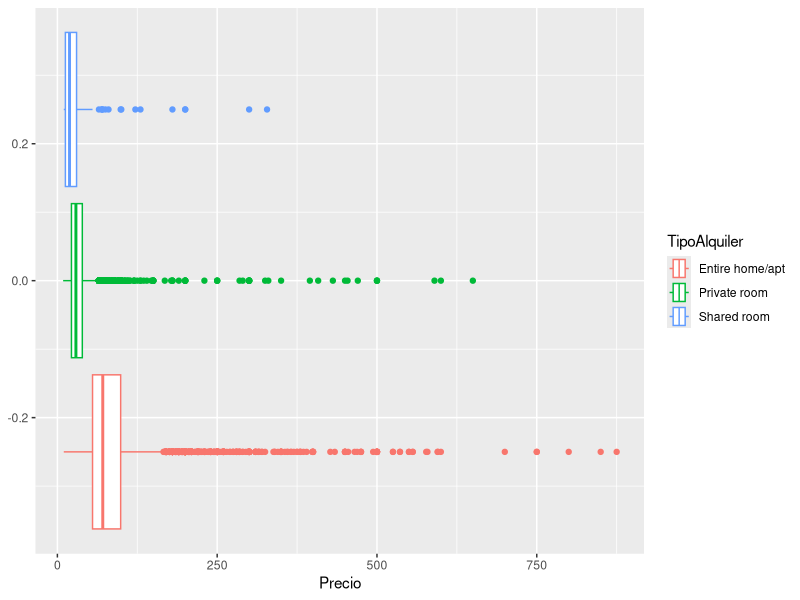
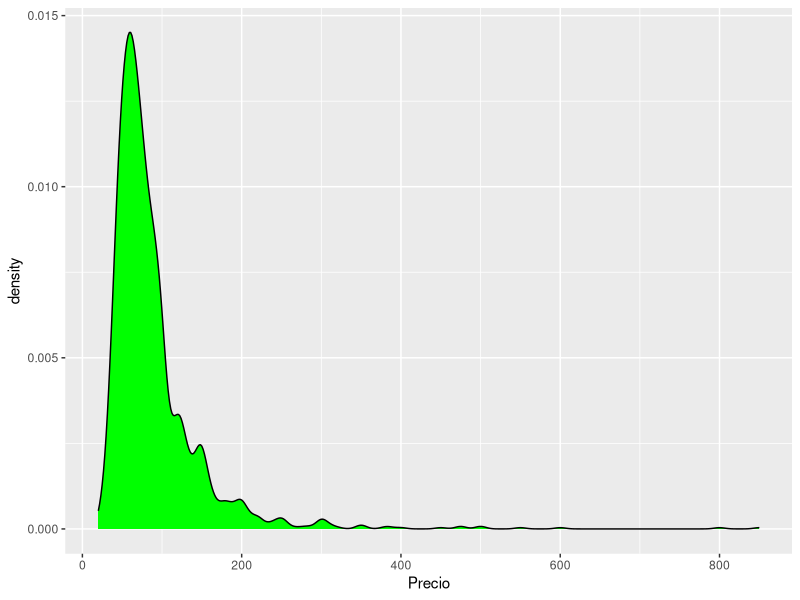
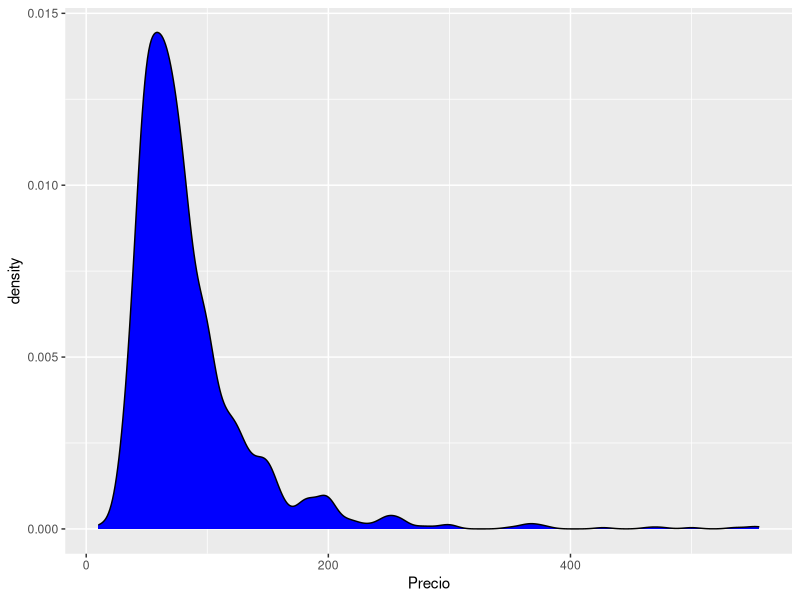
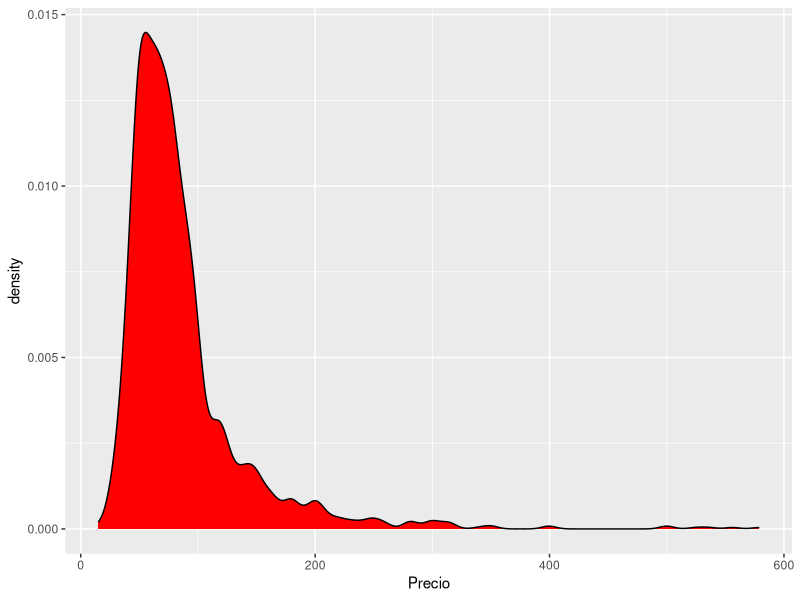
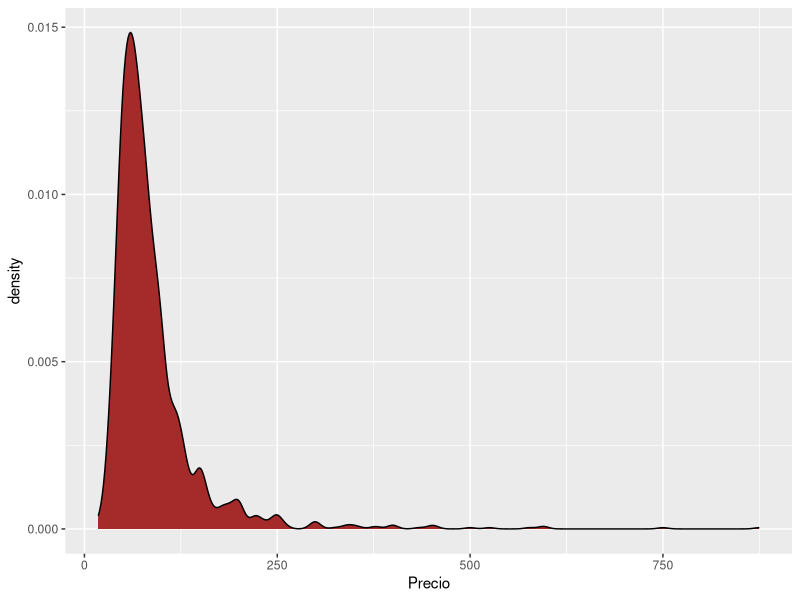
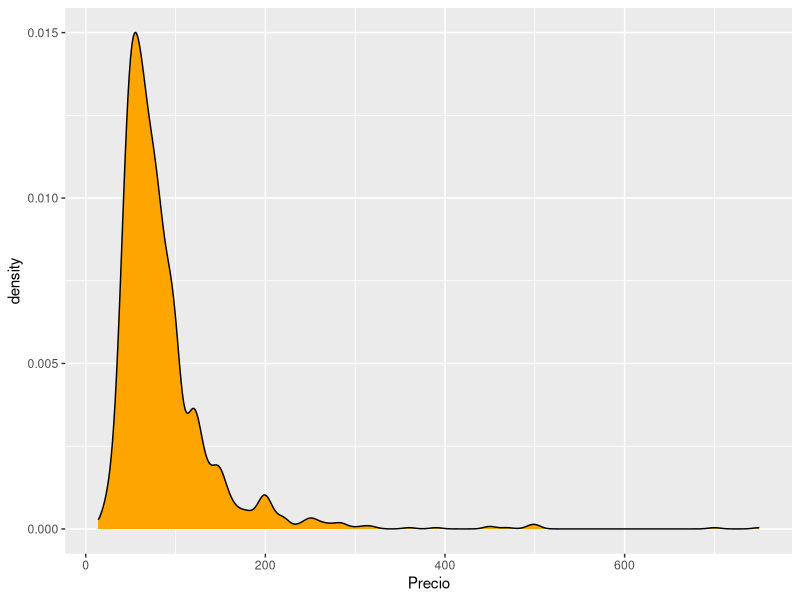
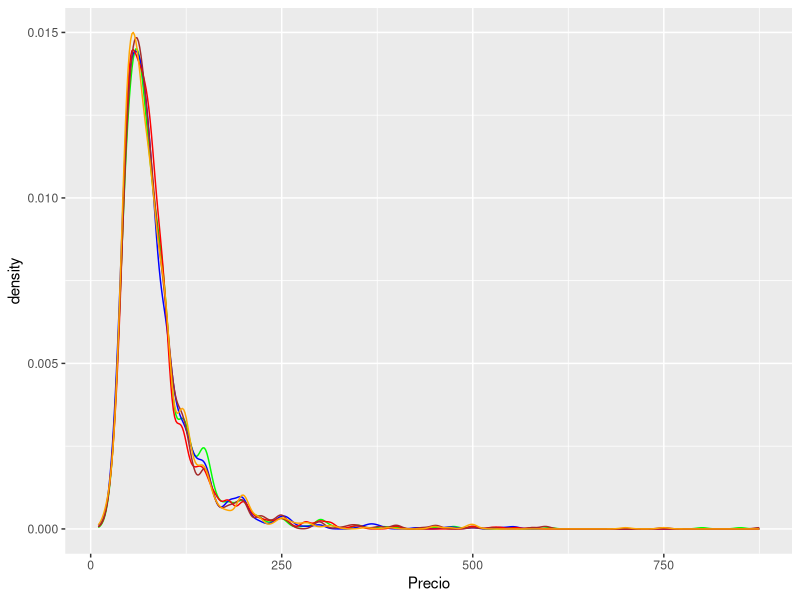
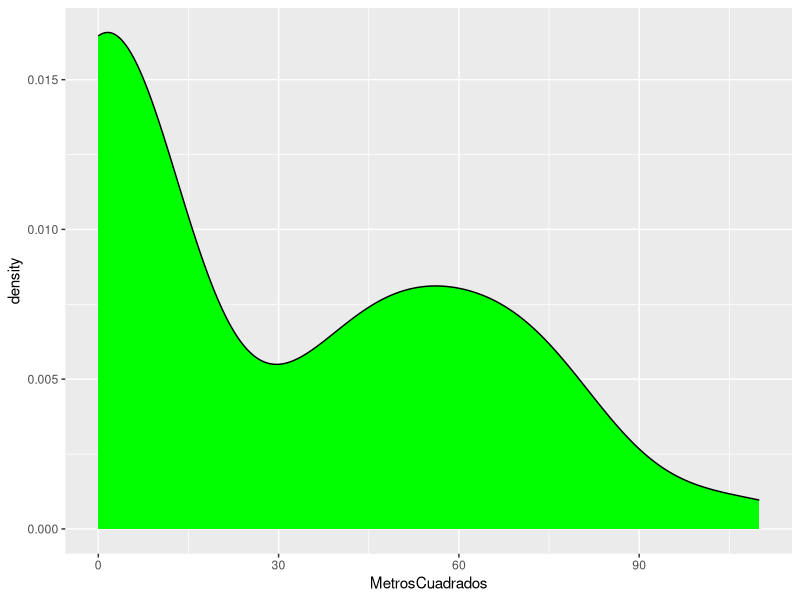

Generate these figures, in order, with R:
## ---- chunk 1
library(ggplot2)
library(dplyr)
## ---- chunk 2
airbnb<-read.csv('airbnb.csv',sep = ',', stringsAsFactors = T)
## ---- chunk 3
airbnb[1:6,]
## ---- chunk 4
newnames<-c("CodigoPostal","Barrio","TipoPropiedad","TipoAlquiler","MaxOcupantes","NumBanyos",
"NumDormitorios","NumCamas","TipoCama","Comodidades","PiesCuadrados","Precio","Puntuacion")
colnames(airbnb) <- newnames
airbnb
## ---- chunk 5
airbnb$MetrosCuadrados <- airbnb$PiesCuadrados * 0.092903
## ---- chunk 6
airbnb$CodigoPostal[airbnb$CodigoPostal %in% c('-','28','')] <- NA
airbnb$CodigoPostal[!grepl("^28", airbnb$CodigoPostal)] <- NA
airbnb$CodigoPostal[airbnb$CodigoPostal == '28002\n28002'] <- '28002'
airbnb$CodigoPostal[airbnb$CodigoPostal == '28051\n28051'] <- '28051'
airbnb$CodigoPostal[airbnb$CodigoPostal == 'Madrid 28004'] <- '28004'
airbnb$CodigoPostal[airbnb$CodigoPostal == '2804'] <- '28004'
airbnb$CodigoPostal[airbnb$CodigoPostal == '2805'] <- '28005'
airbnb$CodigoPostal[airbnb$CodigoPostal == '2815'] <- '28015'
airbnb$CodigoPostal[airbnb$CodigoPostal == '280013'] <- '28013'
droplevels(airbnb$CodigoPostal) -> airbnb$CodigoPostal
## ---- chunk 7
unique(airbnb$CodigoPostal)
## ---- chunk 8
head(sort(table(airbnb$CodigoPostal), decreasing = TRUE), 5)
## ---- chunk 9
head(sort(table(airbnb$CodigoPostal), decreasing = FALSE), 5)
## ---- chunk 10
unique(airbnb$Barrio[airbnb$CodigoPostal == 28012])

## ---- chunk 11
entradas_por_barrio <- table(airbnb$Barrio[airbnb$CodigoPostal == "28012"])
print(entradas_por_barrio[entradas_por_barrio != 0])
## ---- chunk 12
print('Numero total de barrios:')
length(unique(levels(airbnb$Barrio)))
print('Listado de barrios')
unique(levels(airbnb$Barrio))
## ---- chunk 13
head(sort(table(airbnb$Barrio), decreasing = TRUE),5)
## ---- chunk 14
print('Numero total de tipos de alquiler:')
length(unique(levels(airbnb$TipoAlquiler)))
print('y son...')
unique(levels(airbnb$TipoAlquiler))
print('y el numero por tipo de alquiler es...')
table(airbnb$TipoAlquiler)
## ---- chunk 15
ggplot(data=airbnb,aes(x= Precio, color=TipoAlquiler)) + geom_boxplot() + scale_color_discrete(name="TipoAlquiler")
## ---- chunk 16
airbnb |> group_by(TipoAlquiler) |> summarize(mean(Precio, na.rm = TRUE))
kruskal.test(Precio~TipoAlquiler, airbnb)
pairwise.wilcox.test(airbnb$Precio, airbnb$TipoAlquiler, p.adjust.method = 'BH')
## ---- chunk 17
airbnb_entire <- airbnb[airbnb$TipoAlquiler == 'Entire home/apt',]
airbnb_entire
## ---- chunk 18
head(sort(table(airbnb_entire$Barrio), decreasing = TRUE),5)
## ---- chunk 19
barrios <- aggregate(Precio~Barrio,airbnb_entire,mean,na.rm=TRUE)
barrios_ordenados <- head(barrios[order(barrios$Precio, decreasing = TRUE),],5)
barrios_ordenados
## ---- chunk 20
barrios_totales <- count(airbnb_entire,Barrio,name='total')
newdf <- left_join(barrios_ordenados, barrios_totales, by = 'Barrio', keep = FALSE)
newdf
## ---- chunk 21
#newdf[newdf$total > 100,]
barrios_totales <- count(airbnb_entire,Barrio,name='total')
barrios_totales_mas100 <- barrios_totales[barrios_totales$total > 100,]
barriosdf <- left_join(barrios_totales_mas100, barrios, by = 'Barrio', keep = FALSE)
barriosdfordenados <- head(barriosdf[order(barriosdf$Precio, decreasing = TRUE),],5)
barriosdfordenados
## ---- chunk 22
dfrecoletos <- airbnb_entire[barriosdfordenados$Barrio == 'Recoletos',c('Barrio','Precio')]
dfgoya <- airbnb_entire[barriosdfordenados$Barrio == 'Goya',c('Barrio','Precio')]
dfSol <- airbnb_entire[barriosdfordenados$Barrio == 'Sol',c('Barrio','Precio')]
dfTrafalgar <- airbnb_entire[barriosdfordenados$Barrio == 'Trafalgar',c('Barrio','Precio')]
dfJusticia <- airbnb_entire[barriosdfordenados$Barrio == 'Justicia',c('Barrio','Precio')]

ggplot(dfrecoletos,aes(x=Precio))+geom_density(fill = 'green')
ggplot(dfgoya,aes(x=Precio))+geom_density(fill = 'blue')
ggplot(dfSol,aes(x=Precio))+geom_density(fill = 'red')
ggplot(dfTrafalgar,aes(x=Precio))+geom_density(fill = 'brown')
ggplot(dfJusticia, aes(x=Precio))+geom_density(fill = 'orange')

ggplot()+
  geom_density(data = dfrecoletos,aes(x = Precio),colour = 'green')+
  geom_density(data = dfgoya,aes(x = Precio),colour = 'blue')+
  geom_density(data = dfSol,aes(x = Precio),colour = 'red')+
  geom_density(data = dfTrafalgar,aes(x = Precio),colour = 'brown')+
  geom_density(data = dfJusticia,aes(x = Precio),colour = 'orange')
## ---- chunk 23
barriosMetrosCuadrados <- aggregate(MetrosCuadrados~Barrio,airbnb_entire,mean,na.rm=TRUE)
barriosMetrosCuadradosCinco <- left_join(barriosdfordenados, barriosMetrosCuadrados, by = 'Barrio', keep = FALSE)
barriosMetrosCuadradosCinco
## ---- chunk 24
dfrecoletos <- airbnb_entire[barriosMetrosCuadradosCinco$Barrio == 'Recoletos',c('Barrio','MetrosCuadrados')]
dfgoya <- airbnb_entire[barriosMetrosCuadradosCinco$Barrio == 'Goya',c('Barrio','MetrosCuadrados')]
dfSol <- airbnb_entire[barriosMetrosCuadradosCinco$Barrio == 'Sol',c('Barrio','MetrosCuadrados')]
dfTrafalgar <- airbnb_entire[barriosMetrosCuadradosCinco$Barrio == 'Trafalgar',c('Barrio','MetrosCuadrados')]
dfJusticia <- airbnb_entire[barriosMetrosCuadradosCinco$Barrio == 'Justicia',c('Barrio','MetrosCuadrados')]

ggplot(dfrecoletos,aes(x=MetrosCuadrados))+geom_density(fill = 'green')
ggplot(dfgoya,aes(x=MetrosCuadrados))+geom_density(fill = 'blue')
ggplot(dfSol,aes(x=MetrosCuadrados))+geom_density(fill = 'red')
ggplot(dfTrafalgar,aes(x=MetrosCuadrados))+geom_density(fill = 'brown')
ggplot(dfJusticia, aes(x=MetrosCuadrados))+geom_density(fill = 'orange')

ggplot()+
  geom_density(data = dfrecoletos,aes(x = MetrosCuadrados),colour = 'green')+
  geom_density(data = dfgoya,aes(x = MetrosCuadrados),colour = 'blue')+
  geom_density(data = dfSol,aes(x = MetrosCuadrados),colour = 'red')+
  geom_density(data = dfTrafalgar,aes(x = MetrosCuadrados),colour = 'brown')+
  geom_density(data = dfJusticia,aes(x = MetrosCuadrados),colour = 'orange')
## ---- chunk 25
kruskal.test(MetrosCuadrados~Barrio, barriosMetrosCuadradosCinco)
print('Como p-value es muy alto, los valores no son estadísticamente diferentes')
## ---- chunk 26
barrio_sol<-subset(airbnb_entire,Barrio=="Sol")
corBarrioSol <-cor(barrio_sol[,c('Precio','NumBanyos', 'NumDormitorios', 'MaxOcupantes','MetrosCuadrados')],use = 'complete.obs')
corBarrioSol
## ---- chunk 27
cor(barrio_sol$MetrosCuadrados, barrio_sol$NumDormitorios,use = 'complete.obs')
cor.test(barrio_sol$MetrosCuadrados, barrio_sol$NumDormitorios)
print('Dado que el p-value es extremadamente bajo, los números son de fiar.')
## ---- chunk 28
ggplot()+geom_bar(data = barrio_sol,aes(x=NumDormitorios), fill='green', colour='black')+scale_x_continuous(breaks = seq(0,10,1), limits = c(-1, 11))
table(barrio_sol$NumDormitorios)
print('Los valores 7 y 10 serán eliminados al considerarse outliers...')
## ---- chunk 29
ggplot()+geom_histogram(data = barrio_sol,aes(x=MetrosCuadrados), fill='green', colour='black',bins=30, na.rm = TRUE)
table(barrio_sol$MetrosCuadrados)
print('Consideramos que los pisos de menos de 10 metros cuadrados son errores de interpretación y los consideramos outliers...')
## ---- chunk 30
ggplot()+geom_bar(data = barrio_sol,aes(x=MaxOcupantes), fill='green', colour='black', na.rm = TRUE)
table(barrio_sol$MaxOcupantes)
print('Todos los valores son realistas')
## ---- chunk 31
ggplot()+geom_bar(data = barrio_sol,aes(x=NumBanyos), fill='green', colour='black', na.rm = TRUE)
table(barrio_sol$NumBanyos)
print('Todos los valores son realistas')
## ---- chunk 32
cat('Tabla de correlación antes de filtrado')
corBarrioSol
barrio_sol_filtrado <- barrio_sol[(barrio_sol$NumDormitorios < 6) & (barrio_sol$MetrosCuadrados > 9),]
cat('Tabla de correlación después de filtrado')
cor(barrio_sol_filtrado[,c('Precio','NumBanyos', 'NumDormitorios', 'MaxOcupantes','MetrosCuadrados')],use = 'complete.obs')
## ---- chunk 33
print('Modelo Precio~MetrosCuadrados')
summary(lm(Precio~MetrosCuadrados,barrio_sol_filtrado))
print('Modelo Precio~NumeroDormitorios')
summary(lm(Precio~NumDormitorios,barrio_sol_filtrado))
print('Modelo Precio~NumeroDormitorios+MetrosCuadrados')
summary(lm(Precio~NumDormitorios+MetrosCuadrados,barrio_sol_filtrado))
print('Modelo Precio~NumerosBaños+NumeroDormitorios+MetrosCuadrados')
summary(lm(Precio~NumBanyos+NumDormitorios+MetrosCuadrados,barrio_sol_filtrado))
print('Sacando todos los modelos, podemos observar que los metros cuadrados tienen una relevancia muy baja en el precio, y al estar las variables maxOcupantes y número de habitaciones tan intimamente ligadas, y siendo maxOcupantes también tan poco relevante, estimo que las variable más representativa es Numero de dormitorios ')
## ---- chunk 34
print('Derivado del punto anterior, podemos concluir que la variable NumDormitorios es más fiable para conocer, porque tiene una valor estimado mayor y un p-value menor.')
## ---- chunk 35
summary(lm(Precio~MetrosCuadrados,barrio_sol_filtrado))[4]
print('El precio se incrementa en 0.9384259 de precio por cada unidad de metro cuadrado extra')
print('y los márgenes del CI son')
confint(lm(Precio~MetrosCuadrados,barrio_sol_filtrado))
## ---- chunk 36
summary(lm(Precio~NumDormitorios,barrio_sol_filtrado))[4]
print('El precio se incrementa en 39.31034 de precio por cada habitación extra')
print('y los márgenes del CI son')
confint(lm(Precio~NumDormitorios,barrio_sol_filtrado))
## ---- chunk 37
totalapartamentos3 <-nrow(barrio_sol[barrio_sol$NumDormitorios == 3,])
binom.test(1,totalapartamentos3)
print('La probabilidad es de un 0.01818182')
